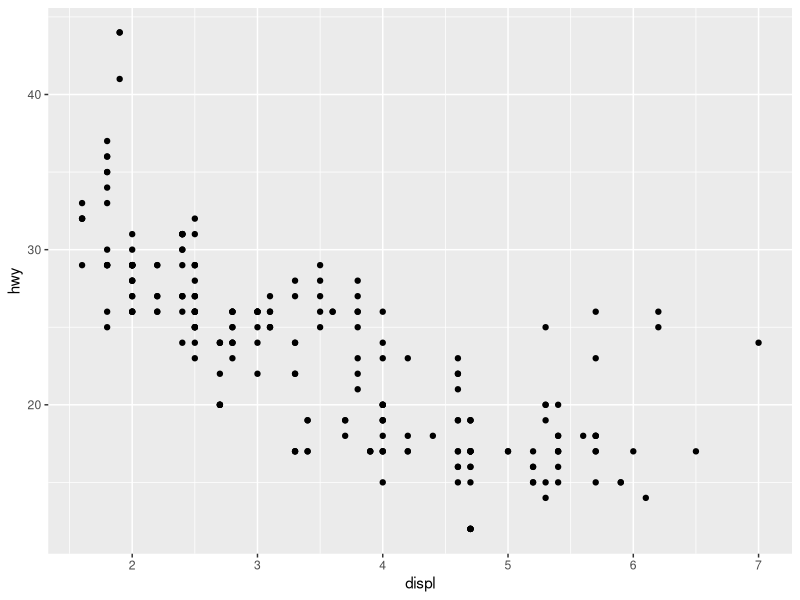
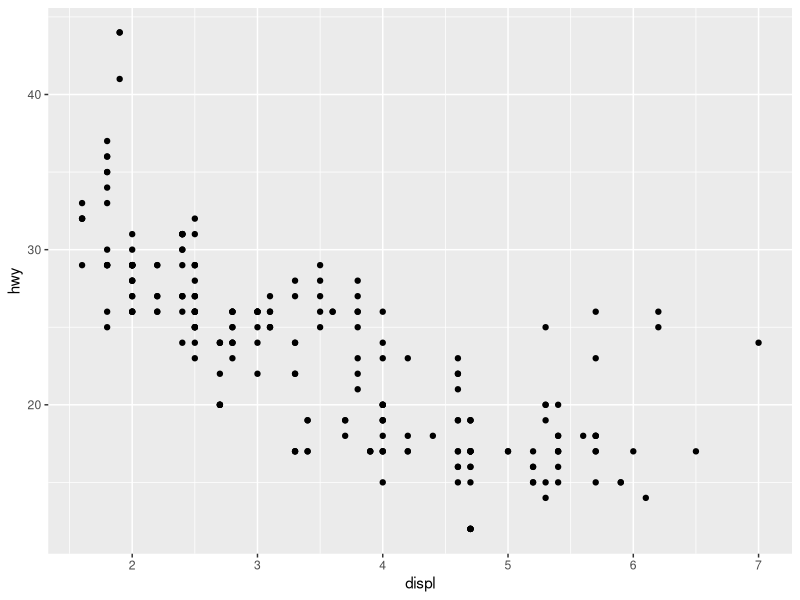
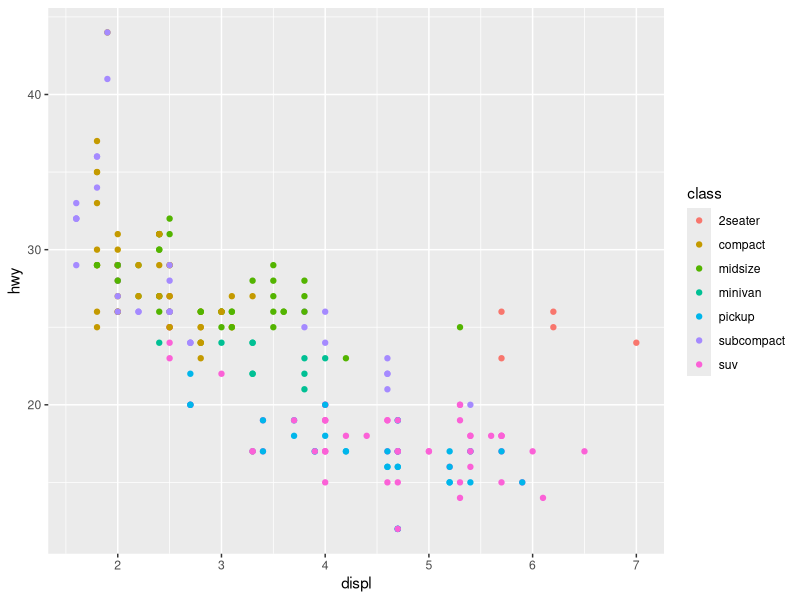
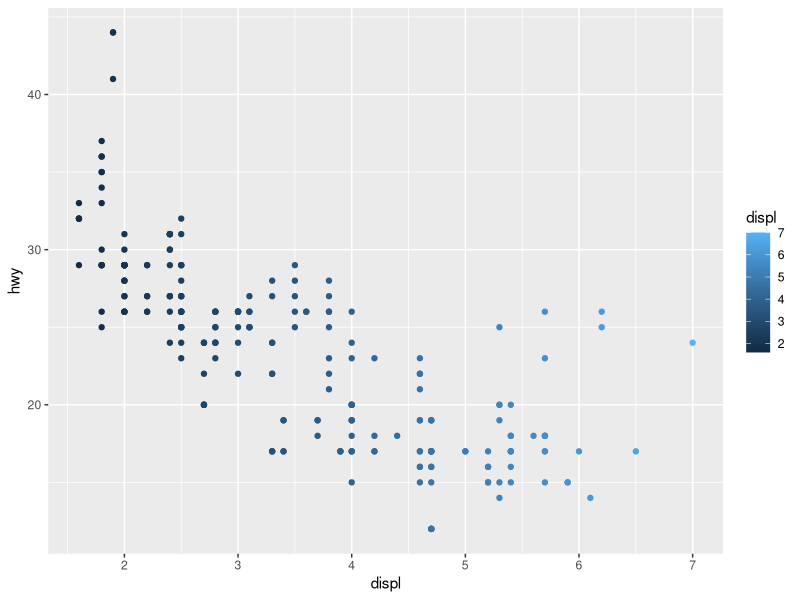
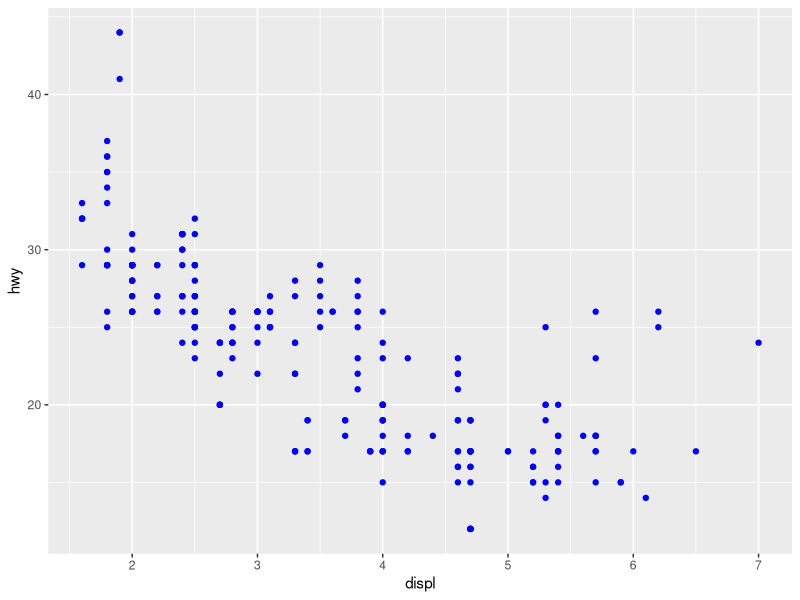
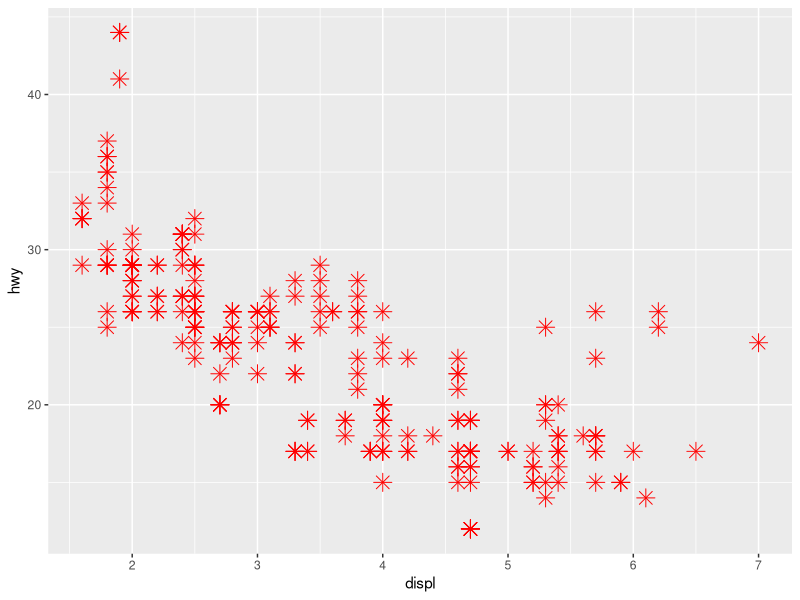
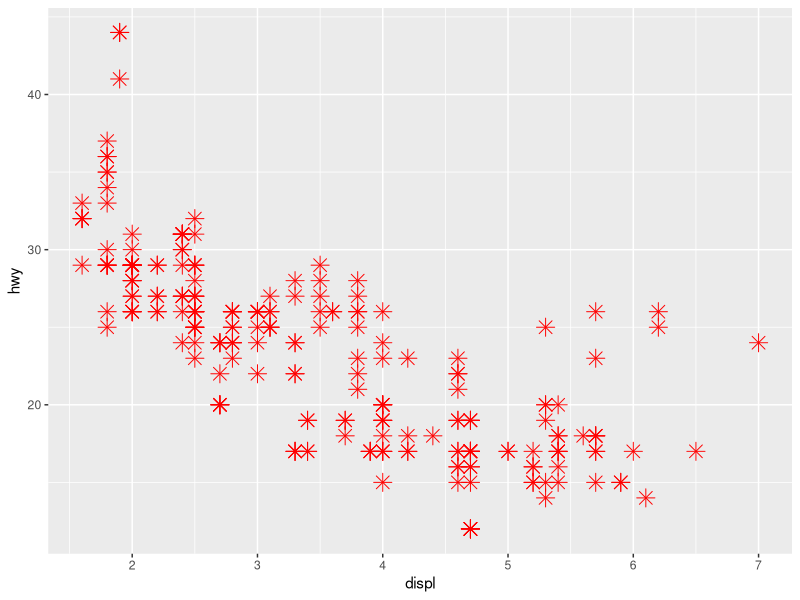
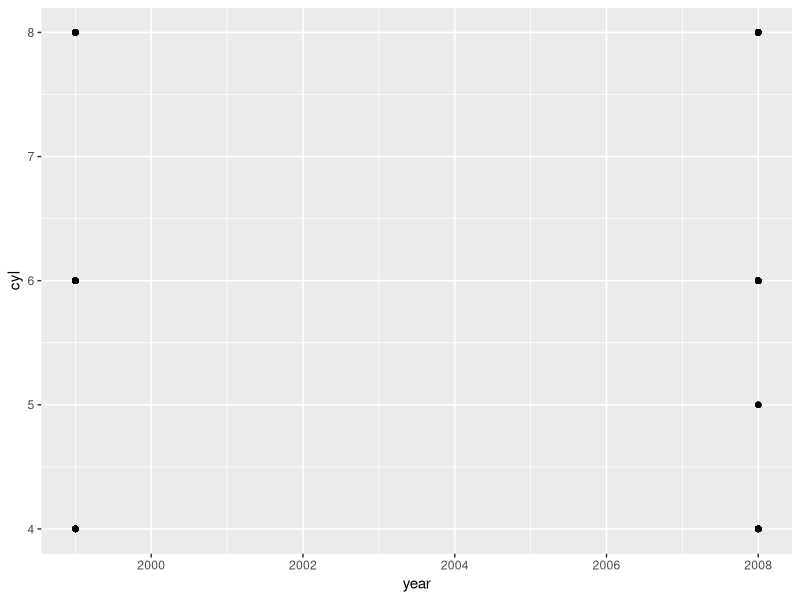

Source code (R) for these figures, in order: (Note: this script raises an error after producing the figures.)
library(tidyverse)
library(datasets)

ggplot(data = mpg, 
       mapping = aes(x = displ,
                     y = hwy)) +
  geom_point()

# oder Kurzform

ggplot(mpg, aes(displ, hwy)) +
  geom_point()

# Drucksymble
ggplot(mpg, aes(displ, hwy, color = class)) +
  geom_point()

ggplot(mpg, aes(displ, hwy, color = displ)) +
  geom_point()

ggplot(mpg, aes(displ, hwy)) +
  geom_point(color = 'blue')


# 
ggplot(mpg, aes(displ, hwy)) +
  geom_point(shape = 8,
             color = 'red',
             size = 4)


ggplot(mpg, aes(displ, hwy)) +
  geom_point(shape = 8,
             color = 'red',
             size = 4)

ggplot(mpg, aes(year, cyl, group = class)) +
  geom_point()

audi <- mpg %>%
        filter(manufacturer == "audi") %>%
        group_by(model) %>%
        summarize(m = mean(hwy),
        se = sd(hwy)/sqrt(n()))

ggplot(audi, aes(model, m,
                ymin = m - se,
                ymax = m + se)) +
  geom_point() +
  geom_linerange()


plt <- ggplot(audi, aes(model, m,
                 ymin = m - se,
                 ymax = m + se))

plt + 
  geom_point() +
  geom_linerange()
  

plt + 
  geom_point() +
  geom_linerange() +
  labs(
    x = "Model",
    y = "Mean mileage on highways",
    title = "Mileage by model"
  )

ggplot(mpg, aes(displ, hwy)) +
    geom_point() + 
    scale_x_continuous(limits = c(0, 10),
                       breaks = seq(0,10,2),
                       minor_breaks = seq(0,10,0.5),
                       labels = seq(-2,8,2),
                       name = "Displacement") + 
    scale_y_continuous(limits = c(0, 45),
                       breaks = seq(0,50,10),
                       minor_breaks = seq(0,45,5),
                       name = "Mileage") 

ausgangsplot <- ggplot(mpg, aes(displ, hwy)) +
  geom_point() + 
  scale_x_continuous(limits = c(0, 10),
                     breaks = seq(0,10,2),
                     minor_breaks = seq(0,10,0.5),
                     labels = seq(-2,8,2),
                     name = "Displacement") + 
  scale_y_continuous(limits = c(0, 45),
                     breaks = seq(0,50,10),
                     minor_breaks = seq(0,45,5),
                     name = "Mileage")

ausgangsplot +
  theme_bw() +
  theme(
  panel.grid.major = element_blank(),
  panel.grid.minor = element_blank()) +
  geom_hline(20)
  

# plot 1: scatter plot
a = rnorm(100); 
b = a + rnorm(100,0, 0.5);
b[51:100] = b[51:100]* -1
grp = c(rep('g1', 50), rep('g2', 50))
dat = tibble(a=a, b=b, grp = grp)

ggplot(dat, mapping = aes(a, b, color = grp)) +
   geom_point() +
   stat_smooth(dat, mapping = aes(a, b, group = grp), method = lm, se = 1) +
   scale_colour_manual(values=c("red", "blue")) +
   theme(legend.position = "none") +
   annotate("text", x=1,y=2, label = 'Group 1', color = 'red') +
   annotate("text", x=-1,y=2, label = 'Group 2', color = 'blue')

  

g1 <- dat %>% filter(grp == 1)
g2 <- dat %>% filter(grp == 2)
ggplot() +
  geom_point(g1, mapping = aes(a, b), color = 'blue') +
  stat_smooth(g1, mapping = aes(a, b),method = lm, se = 1, color = 'blue') +
  geom_point(g2, mapping = aes(a, b), color = 'red') +
  stat_smooth(g2, mapping = aes(a, b),method = lm, se = 1, color = 'red')

library(patchwork)  
  
plt1 <- ggplot() +
  geom_point(g1, mapping = aes(a, b), color = 'blue') +
  stat_smooth(g1, mapping = aes(a, b),method = lm, se = 1, color = 'blue')

plt1 | plt1 / plt1



plt + 
  geom_point() +
  geom_linerange() + 
  scale_x_discrete(limits = c("a4 quattro",
                              "a6 quattro",
                              "a4"),
                   guide = guide_axis(angle = 90))
  
  


ggplot(mpg, aes(displ, hwy, group = class)) +
  geom_point()


ggplot(mpg, aes(displ, hwy, shape = fl)) +
  geom_point()

ggplot(mpg, aes(displ, hwy, size = fl)) +
  geom_point()

ggplot(mpg, aes(displ, hwy, alpha = fl)) +
  geom_point()

# line plot
ggplot(mpg, aes(x = (0:(length(year)-1))*20, y = year)) +
  geom_line()


ggplot(mpg, 
       aes(displ, hwy)) +
  geom_point()


ggplot(data = mpg) +
  geom_point(aes(x = displ, y = hwy)) + 
  geom_abline(intercept = lm(mpg$hwy ~ mpg$displ)$coefficients[1], 
              slope = lm(mpg$hwy ~ mpg$displ)$coefficients[2])
